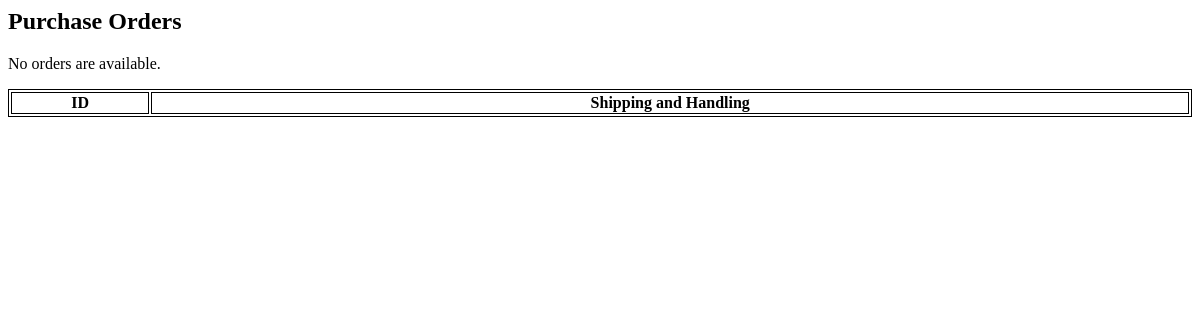
/purchaseOrders/, run on an earlier commit of the app's database.
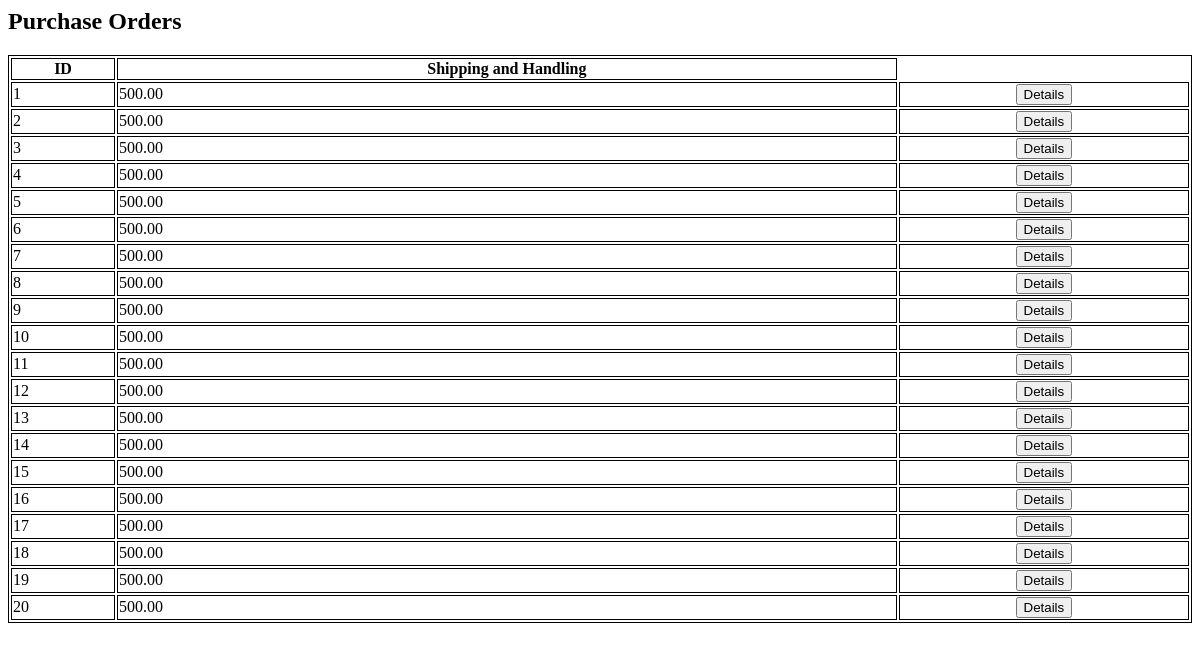
And on a later commit of the database.
### truckr/models.py (models this page shows)
class purchaseOrder(models.Model):
    purchaseOrderID = models.IntegerField(primary_key = True)
    costShippingHandling = models.DecimalField(max_digits = 10, decimal_places = 2)

### truckr/views.py (the view)
# urls.py: path('purchaseOrders/', views.purchaseOrders, name = 'purchaseOrders'),
def purchaseOrders(request):
    polist  = purchaseOrder.objects.order_by('purchaseOrderID')
    context = {'polist':polist}
    return(render(request, 'truckr/purchaseOrders.html', context))

### truckr/templates/truckr/purchaseOrders.html (shortened to what this page needs)
<html>
<body>
	<h2>Purchase Orders </h2>
<table style="width:100%">
       	<tr>
	       	<th>ID</th>
	       	<th>Shipping and Handling</th>
       	</tr>
{% if polist %}
	{% for order in polist %}
	<tr>
		<td>{{order.purchaseOrderID}}</td>
		<td>{{order.costShippingHandling}}</td>
		<td style = text-align:center><button type="button" onclick="window.location.href='/purchaseOrders/{{order.purchaseOrderID}}/';">Details</button></td>
	</tr>
	{% endfor %}
{% else %}
	<p>No orders are available.</p>
{% endif %}
</table>
</body>
</html>

What changed in the data, as far as the page shows it:
added purchaseOrder: purchaseOrderID "1", costShippingHandling "500.00"
added purchaseOrder: purchaseOrderID "2", costShippingHandling "500.00"
added purchaseOrder: purchaseOrderID "3", costShippingHandling "500.00"
added purchaseOrder: purchaseOrderID "4", costShippingHandling "500.00"
added purchaseOrder: purchaseOrderID "5", costShippingHandling "500.00"
added purchaseOrder: purchaseOrderID "6", costShippingHandling "500.00"
added purchaseOrder: purchaseOrderID "7", costShippingHandling "500.00"
added purchaseOrder: purchaseOrderID "8", costShippingHandling "500.00"
added purchaseOrder: purchaseOrderID "9", costShippingHandling "500.00"
added purchaseOrder: purchaseOrderID "10", costShippingHandling "500.00"
added purchaseOrder: purchaseOrderID "11", costShippingHandling "500.00"
added purchaseOrder: purchaseOrderID "12", costShippingHandling "500.00"
added purchaseOrder: purchaseOrderID "13", costShippingHandling "500.00"
added purchaseOrder: purchaseOrderID "14", costShippingHandling "500.00"
added purchaseOrder: purchaseOrderID "15", costShippingHandling "500.00"
added purchaseOrder: purchaseOrderID "16", costShippingHandling "500.00"
added purchaseOrder: purchaseOrderID "17", costShippingHandling "500.00"
added purchaseOrder: purchaseOrderID "18", costShippingHandling "500.00"
added purchaseOrder: purchaseOrderID "19", costShippingHandling "500.00"
added purchaseOrder: purchaseOrderID "20", costShippingHandling "500.00"
Also different on the page:
text no longer shown: "No orders are available."
